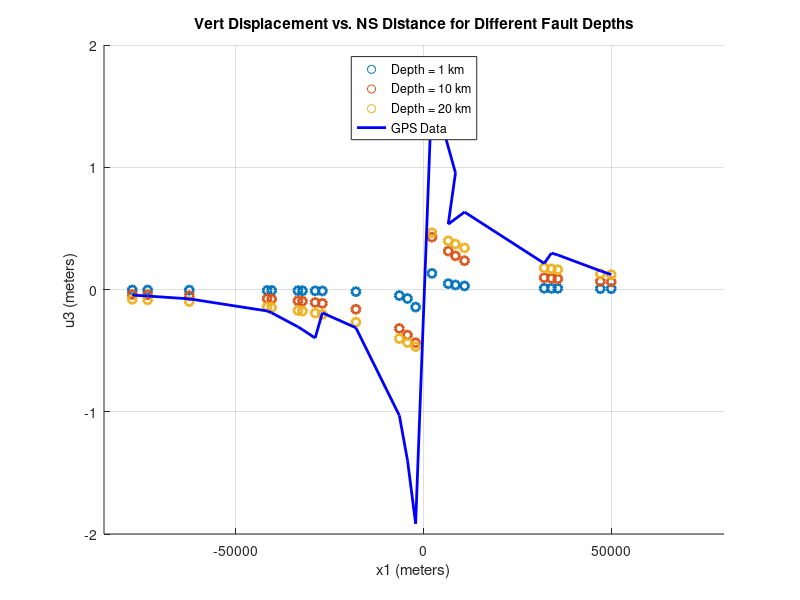

Here is the MATLAB script that generated this plot:
% Load the GPS displacement data from the Izmit_data.mat file
load('Izmit_data.mat');
north_south_km = Izmit_data(:, 1); % North-south distances in kilometers
westward_displacement_m = Izmit_data(:, 2); % Westward displacement in meters

% Define the fault slip and x1 values
s = 1; % Magnitude of Slip in meters
x1 = (north_south_km) * 1000; % NS slip values in kilometers, * 1000 to be in meters
d2 = 0; % Depth of the fault at the surface


% Define different fault depths (d1 values)
depths = [1000, 10000, 20000]; % 1km, 10km and 20km in meters for depth

% Initialize a figure
figure;

% Plot the predicted displacements for different depths
hold on;

for i = 1:length(depths)
    d1 = depths(i);
    u3_model = (-s/pi) * (atan(x1/d1)-atan(x1/d2)); %East west displacement in x3 direction, Positive is west
    
    scatter(x1, u3_model, 'Linewidth', 2, 'DisplayName', sprintf('Depth = %d km', depths(i) / 1000));
end

plot(x1, westward_displacement_m, 'b', 'LineWidth', 2,'DisplayName', sprintf('GPS Data')); % GPS data in blue

hold off;


% Label the axes and provide a legend
axis([-8.5*10^4,8*10^4,-2,2])
xlabel('x1 (meters)');
ylabel('u3 (meters)');
legend('Location','north');

% Title and grid (optional)
title('Vert Displacement vs. NS Distance for Different Fault Depths');
grid on;


%%
% Answer to Question 1a
% As the Depth, d1, Increases, the displacement at a particular distance
% from the fault decreases. So at 1km, 100000m from the fault, displacement
% is -0.5meters, or 0.5 meters to the East, when the fault reaches 20km,
% that displacemnt is -0.44 meters or 0.44 meters to the East.